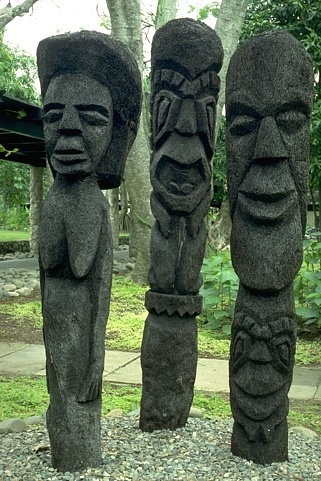
%> input picture vision/hw1/prob_seg/data/images/101085.jpg, 321 x 481 px
$ octave --eval "result = edgeGradient(imread('data/images/101085.jpg'));"   (GNU Octave 9; MATLAB toolbox functions it lacks are replaced by stand-ins)
%> lines starting %> are read from the running program, lines starting %| are printed output that depends on the picture
### vision/hw1/prob_seg/gradientMagnitude.m
function [mag, theta] = gradientMagnitude(im, sigma)

im_size = size(im);
gauss_filter = fspecial('gaussian', 7, sigma);

smoothed_im = imfilter(im, gauss_filter);

x_grad = imfilter(smoothed_im, [0 0 0; 1 0 -1; 0 0 0]);
y_grad = imfilter(smoothed_im, [0 1 0; 0 0 0; 0 -1 0]);

mag = zeros(im_size);
max_mag = zeros(im_size(1), im_size(2));
theta = zeros(im_size(1), im_size(2));

for y = 1:im_size(1)
    for x = 1:im_size(2)
        mag(y, x, 1) = (x_grad(y, x, 1)^2 + y_grad(y, x, 1)^2)^(1/2);
        mag(y, x, 2) = (x_grad(y, x, 2)^2 + y_grad(y, x, 2)^2)^(1/2);
        mag(y, x, 3) = (x_grad(y, x, 3)^2 + y_grad(y, x, 3)^2)^(1/2);
        max_mag(y, x) = max([mag(y, x, 1),mag(y, x, 2),mag(y, x, 3)]);
        if max_mag(y, x) == mag(y, x, 1)
            theta(y, x) = atan2(-y_grad(y, x, 1), x_grad(y, x, 1));
        elseif max_mag(y, x) == mag(y, x, 2)
            theta(y, x) = atan2(-y_grad(y, x, 2), x_grad(y, x, 2));
        else
            theta(y, x) = atan2(-y_grad(y, x, 3), x_grad(y, x, 3));
        end
    end
end

% [5 lines of commented-out code are left out]

mag = max_mag;

### vision/hw1/prob_seg/edgeGradient.m
function bmap = edgeGradient(im)
im_size = size(im);

binary_edge = edge(rgb2gray(im), 'canny');
[mag, theta] = gradientMagnitude(im, 2);
bmap = zeros(size(mag));

for y = 1:im_size(1)
    for x = 1:im_size(2)
        if binary_edge(y, x) == 1
            bmap(y, x) = mag(y, x);
        end
    end
end

% [4 lines of commented-out code are left out]
%> in edgeGradient, `binary_edge = edge(rgb2gray(im), 'canny');`:
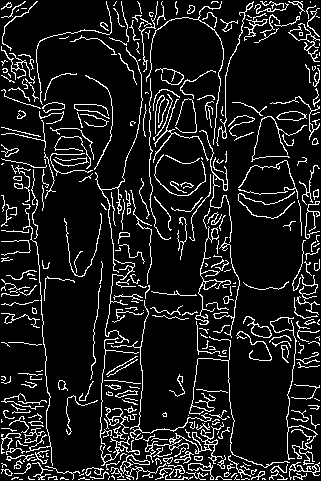
%> binary_edge: size 481x321 logical; 11.4% white in thin lines or dots
%> in gradientMagnitude, `smoothed_im = imfilter(im, gauss_filter);`:
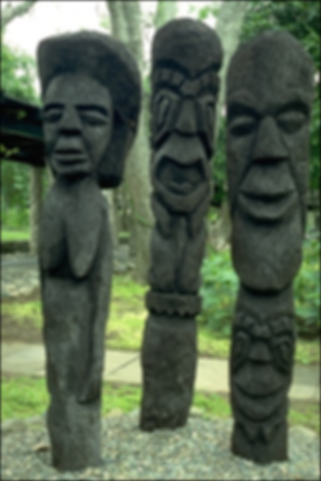
%> smoothed_im: size 481x321x3 uint8; mean R, G, B 87, 101.6, 80.2
%> in gradientMagnitude, `x_grad = imfilter(smoothed_im, [0 0 0; 1 0 -1; 0 0 0]);`:
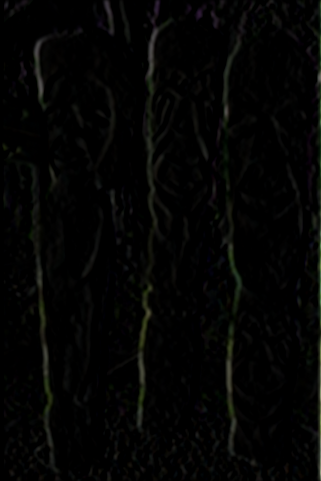
%> x_grad: size 481x321x3 uint8; mean R, G, B 3.9, 4.2, 3.4
%> in gradientMagnitude, `y_grad = imfilter(smoothed_im, [0 1 0; 0 0 0; 0 -1 0]);`:
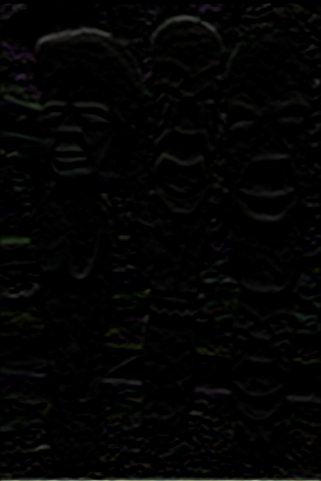
%> y_grad: size 481x321x3 uint8; mean R, G, B 3.6, 3.8, 3.3
%> after the loop in gradientMagnitude, `for y = 1:im_size(1)`:
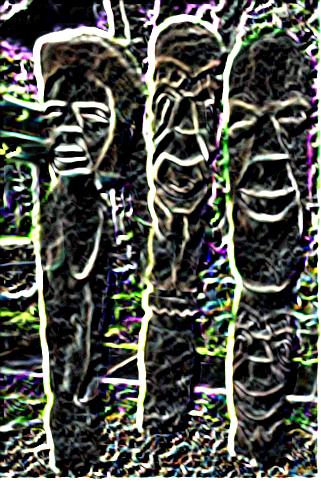
%> mag: size 481x321x3 double; mean R, G, B 5.09, 5.24, 4.79; drawn with min black and max white
%> after the loop in gradientMagnitude, `for y = 1:im_size(1)`:
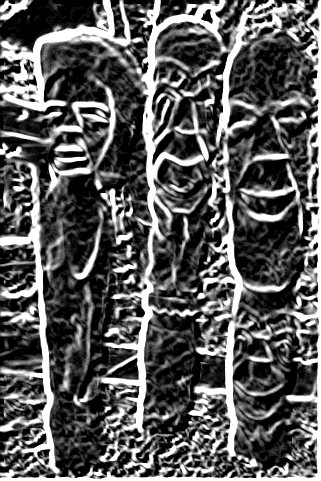
%> max_mag: size 481x321 double; min 0, max 16, mean 5.74; drawn with min black and max white
%> after the loop in gradientMagnitude, `for y = 1:im_size(1)`: theta: size 481x321 double; every value is 0
%> after the loop in edgeGradient, `for y = 1:im_size(1)`:
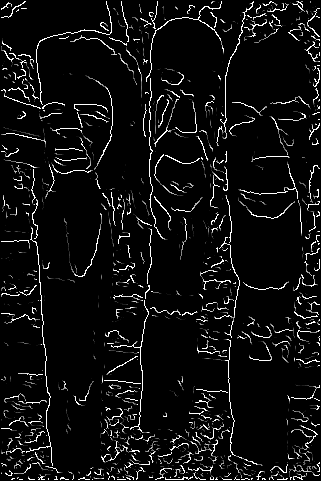
%> bmap: size 481x321 double; min 0, max 16, mean 1.01; drawn with min black and max white

$ run again, on vision/hw1/prob_seg/data/images/101087.jpg
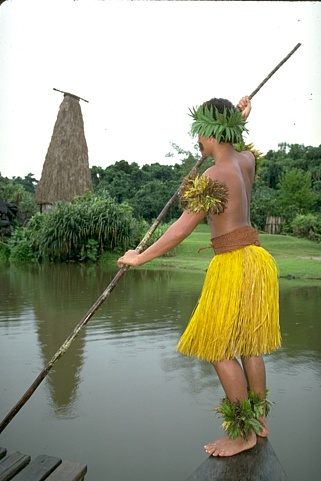
%> input picture vision/hw1/prob_seg/data/images/101087.jpg, 321 x 481 px
%> binary_edge: size 481x321 logical; 5.5% white in thin lines or dots
%> after the loop in gradientMagnitude, `for y = 1:im_size(1)`:
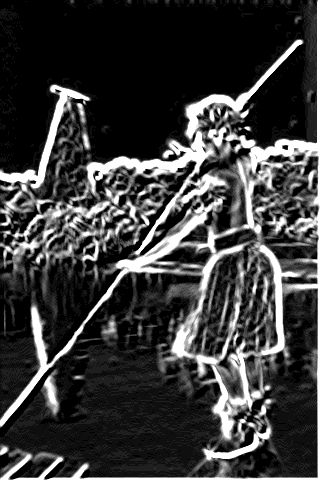
%> max_mag: size 481x321 double; min 0, max 16, mean 3.79; drawn with min black and max white
%> after the loop in edgeGradient, `for y = 1:im_size(1)`:
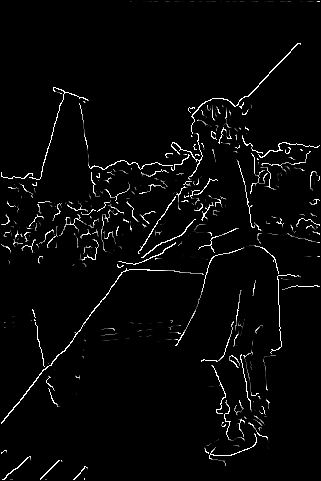
%> bmap: size 481x321 double; min 0, max 16, mean 0.487; drawn with min black and max white

$ run again, on vision/hw1/prob_seg/data/images/103070.jpg
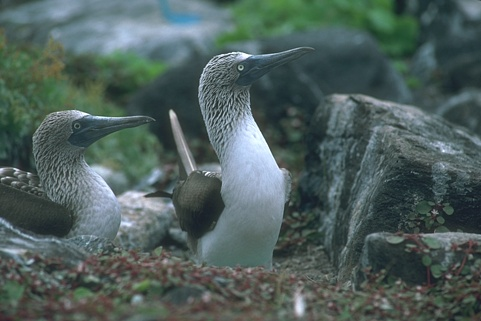
%> input picture vision/hw1/prob_seg/data/images/103070.jpg, 481 x 321 px
%> binary_edge: size 321x481 logical; 10% white in thin lines or dots
%> after the loop in edgeGradient, `for y = 1:im_size(1)`:
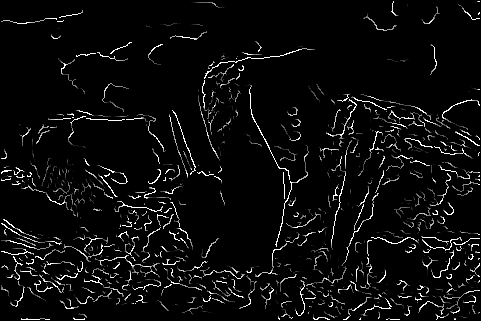
%> bmap: size 321x481 double; min 0, max 16, mean 0.784; drawn with min black and max white
